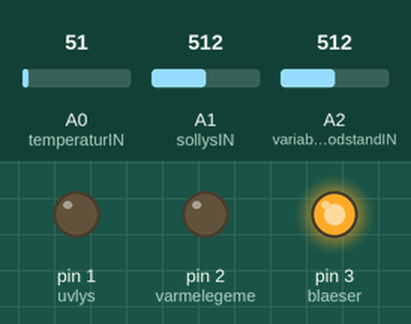
This sketch was run on a simulated Arduino Uno, built with avr-gcc and run on an emulated ATmega328P. On the bench: output pins drawn as LEDs (lit = HIGH). The inputs (shaded band) are chosen by the test bench; at power-on: A2 (variablemodstandIN) = 512, A0 (temperaturIN) = 51, A1 (sollysIN) = 512.

Above: at 1.2 s.
1.3 s: A2 (variablemodstandIN) set to 531
At 2.4 s:
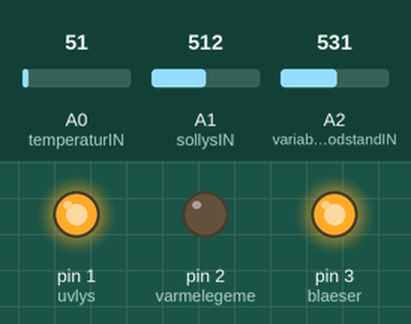
2.8 s: A2 (variablemodstandIN) set to 511
At 3.6 s:
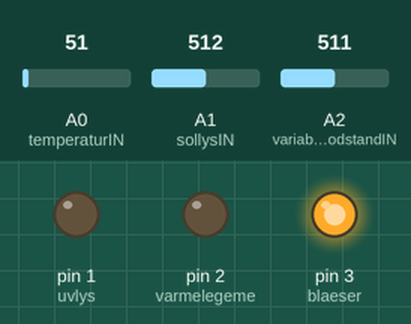
4.3 s: A2 (variablemodstandIN) set to 716
At 4.7 s:
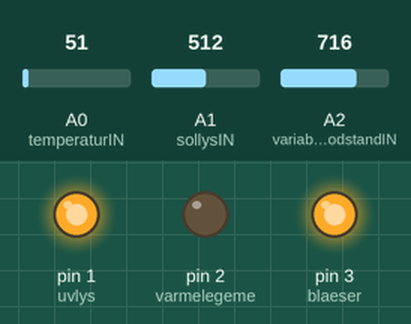
Timing chart, 0 to 7.3 s (numbered marks = the images above; inputs shaded):
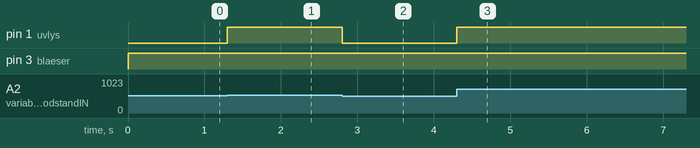

Measured:
- the behaviour switches between 512 and 513 on A2 (variablemodstandIN) (found by bisection; images 0 and 1)
- after the input at 1.3 s, pin 1 (uvlys): LOW → HIGH at once
- after the input at 2.8 s, pin 1 (uvlys): HIGH → LOW at once
- after the input at 4.3 s, pin 1 (uvlys): LOW → HIGH at once

The sketch:

Opgave_6_drivhus.ino
```cpp
const int uvlys = 1;
const int varmelegeme = 2;
const int blaeser = 3;
const int variablemodstandIN = A2;
const int temperaturIN = A0;
const int sollysIN = A1;


void setup() {

pinMode(uvlys, OUTPUT);
pinMode(varmelegeme, OUTPUT);
pinMode(blaeser, OUTPUT);
pinMode(variablemodstandIN, INPUT);
pinMode(temperaturIN, INPUT);
pinMode(sollysIN, INPUT);
}

void loop() {

 int tempD = analogRead(temperaturIN);

 float tempV = tempD*(5.0/1023);

 float tempC = (tempV/0.0010) + 2.0;

 if (tempC <= 25) {
  digitalWrite(varmelegeme, HIGH);

 } else if (tempC >= 30) {
   digitalWrite(varmelegeme, LOW);
   digitalWrite(blaeser, HIGH);

 } else if (tempC <= 27) {
   digitalWrite(blaeser, LOW);
 }


  int variablemodstand = analogRead(variablemodstandIN);
  int lyssensor = analogRead(sollysIN);


 if (variablemodstand > lyssensor) {
   digitalWrite(uvlys, HIGH);
 } else {
   digitalWrite(uvlys, LOW);
 }


}
```
